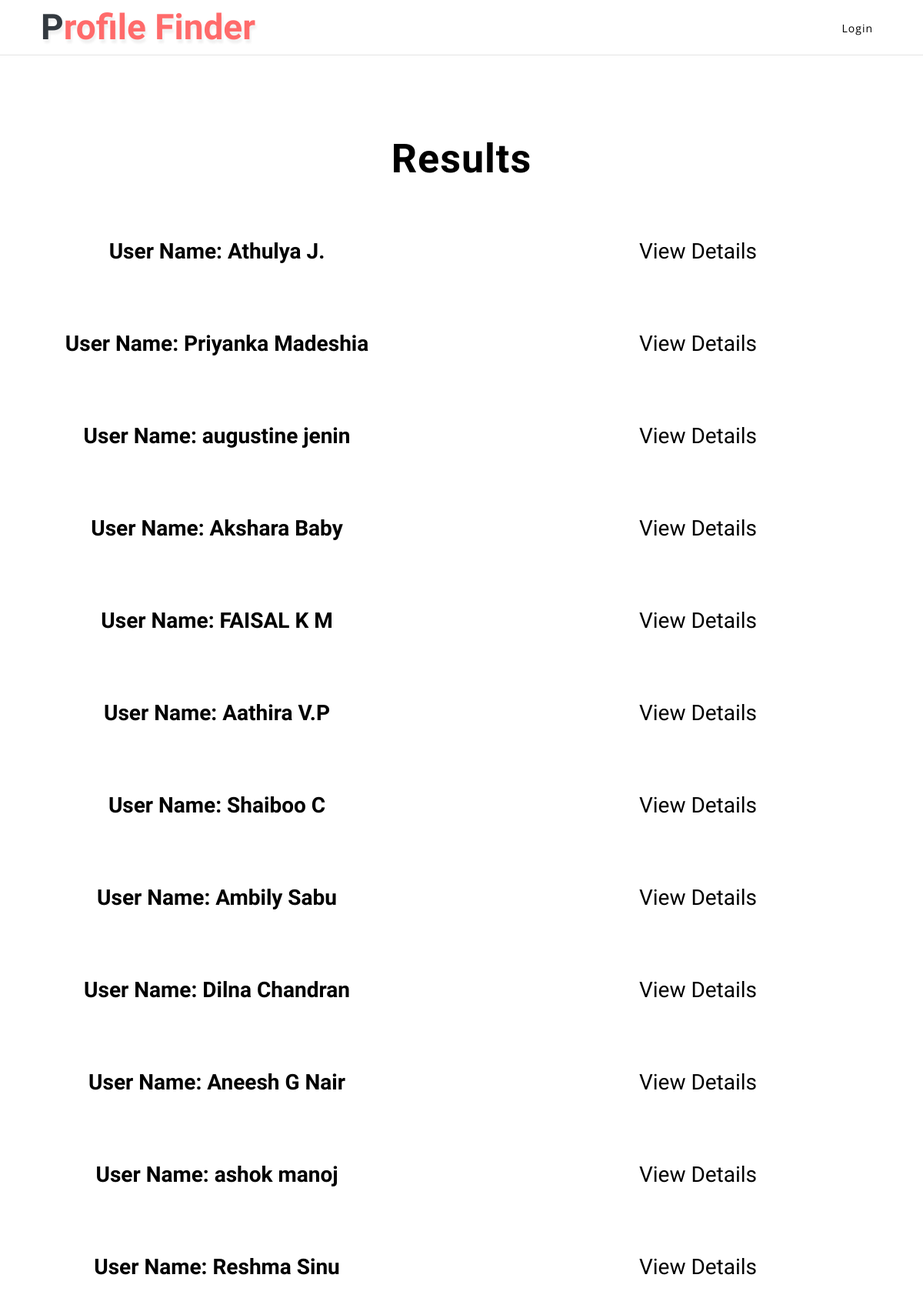
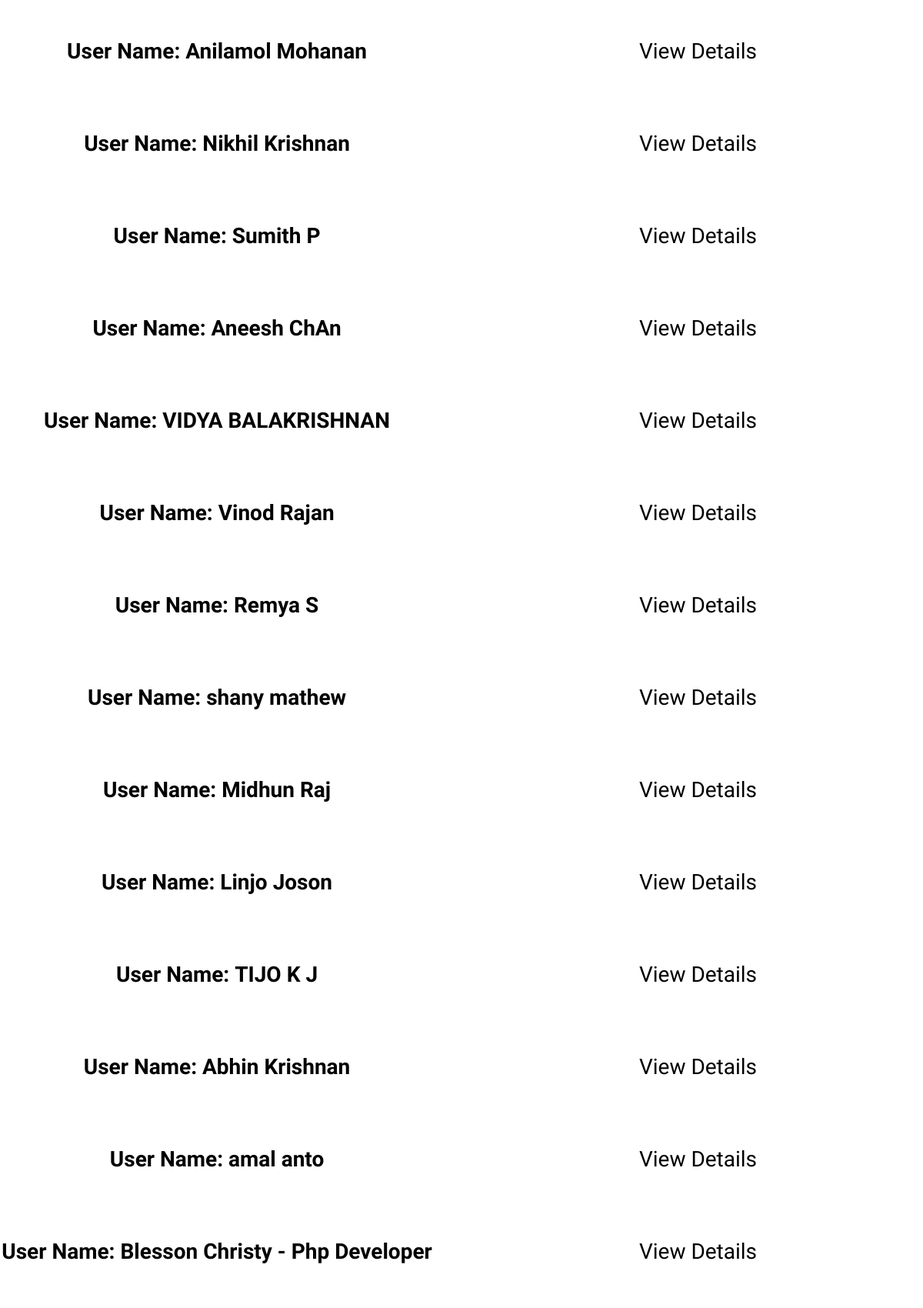
/admin/view_dev.php (upper part), run on the app's committed database (2 pictures, top to bottom).
### tables this page shows
CREATE TABLE IF NOT EXISTS `details_test` (
  `id` mediumint(9) NOT NULL AUTO_INCREMENT,
  `url` varchar(300) DEFAULT NULL,
  `pastjob` varchar(300) NOT NULL,
  `name` varchar(300) NOT NULL,
  `firstname` varchar(300) NOT NULL,
  `lastname` varchar(300) NOT NULL,
  `job` varchar(300) NOT NULL,
  `location` varchar(300) NOT NULL,
  `query` varchar(300) DEFAULT NULL,
  `category` varchar(300) DEFAULT NULL,
  `timestamp` varchar(300) DEFAULT NULL,
  `currentJob` varchar(300) NOT NULL,
  `error` varchar(300) DEFAULT NULL,
  `email` varchar(300) DEFAULT NULL,
  `username` varchar(300) DEFAULT NULL,
  PRIMARY KEY (`id`)
);

### admin/view_dev.php (the view, shortened to what this page needs)
<?php
require_once('connect.php');
$location = $_GET['location'];
$job = $_GET['job'];
?>
<?php
$query = "SELECT * FROM  details_test WHERE location LIKE '%$location%' AND job LIKE '%$job%'";
$retrn = mysqli_query($con,$query);
$rows = mysqli_num_rows($retrn);
?>
<?php include('header.php'); ?>
<!DOCTYPE html>
<html lang="en">
  <head>
    <link href="css/bootstrap.min.css" rel="stylesheet">
    <link href="css/style.css" rel="stylesheet">
    <link href="css/bootstrap.css" rel='stylesheet' type='text/css' />
    <link href="css/style.css" rel='stylesheet' type='text/css' />
    <link href="css/font-awesome.min.css" rel="stylesheet">
  </head>
  <body>
    <div class="container-fluid">
    	<form  method="post">
		    <div class="row" >
				<div class="col-md-12">
					<div class="style-banner mx-auto">
						<?php
			            	if ($rows == 0)
								{
									echo '<center>';
									echo '<h3 class="text-wh font-weight-bold" style="color:black;">No Results Found</h3>';
									echo '</center>';
									echo '<br>';
									echo '<br>';
									echo '<br>';
								}
							else
								{
									echo '<center>';
									echo '<h3 class="text-wh font-weight-bold" style="color:black;">Results</h3>';
									echo '</center>';
									echo '<br>';
									echo '<br>';
									echo '<br>';
								}
							?>
						</div>
					</div>
				</div>
			</div>
			<?php
	            while ($row = mysqli_fetch_assoc($retrn))
					{
						foreach ($row as $field => $value)
							{
								$id = $row['id'];
								if ($field == "name")
									{
										echo '<center>';
										echo '<div class="row" style="height: 120px;">';
										echo '<div class="col-md-6">';
										echo '<h3 class="text-wh font-weight-bold" style="color:black;">';
										echo "User Name:&nbsp{$row['name']}&nbsp&nbsp&nbsp";
										echo '</h3>';
										echo '</div>';
										echo '<div class="col-md-6">';
										echo '<a style="color: black;" href="developer_details.php?id=' . $id . '"><h3>View Details</h3></a>';
										echo '</div>';
										echo '</div>';
										echo '</center>';
									}
							}
					}
			?>
  </body>
</html>

### admin/css/style.css (style rules this page uses)
body { padding: 0; margin: 0; background: #FFF; font-family: 'Open Sans', sans-serif; }
body button, .btn, body a { transition: 0.5s all; -webkit-transition: 0.5s all; -moz-transition: 0.5s all; -o-transition: 0.5s all; -ms-transition: 0.5s all; }
html { scroll-behavior: smooth; }
h1, h2, h3, h4, h5, h6 { margin: 0; padding: 0; font-family: 'Roboto Condensed', sans-serif; }
.text-wh { color: #fff; }
.style-banner { padding-top: 18em; max-width: 800px; }
.style-banner h3 { font-size: 56px; letter-spacing: 1px; }
@media (max-width: 1680px) { .style-banner { padding-top: 16em; } }
@media (max-width: 1600px) { .style-banner { padding-top: 14em; } }
@media (max-width: 1440px) { .style-banner { padding-top: 12em; } }
@media (max-width: 1366px) { .style-banner h3 { font-size: 52px; } }
@media (max-width: 1280px) { .style-banner { padding-top: 11em; } }

### data on the page
details_test: name "Athulya J."
details_test: name "Priyanka Madeshia"
details_test: name "augustine jenin"
details_test: name "Akshara Baby"
details_test: name "FAISAL K M"
details_test: name "Aathira V.P"
details_test: name "Shaiboo C"
details_test: name "Ambily Sabu"
details_test: name "Dilna Chandran"
details_test: name "Aneesh G Nair"
details_test: name "ashok manoj"
details_test: name "Reshma Sinu"
details_test: name "Anilamol Mohanan"
details_test: name "Nikhil Krishnan"
details_test: name "Sumith P"
details_test: name "Aneesh ChAn"
details_test: name "VIDYA BALAKRISHNAN"
details_test: name "Vinod Rajan"
details_test: name "Remya S"
details_test: name "shany mathew"
details_test: name "Midhun Raj"
details_test: name "Linjo Joson"
details_test: name "TIJO K J"
details_test: name "Abhin Krishnan"
details_test: name "amal anto"
details_test: name "Blesson Christy - Php Developer"
